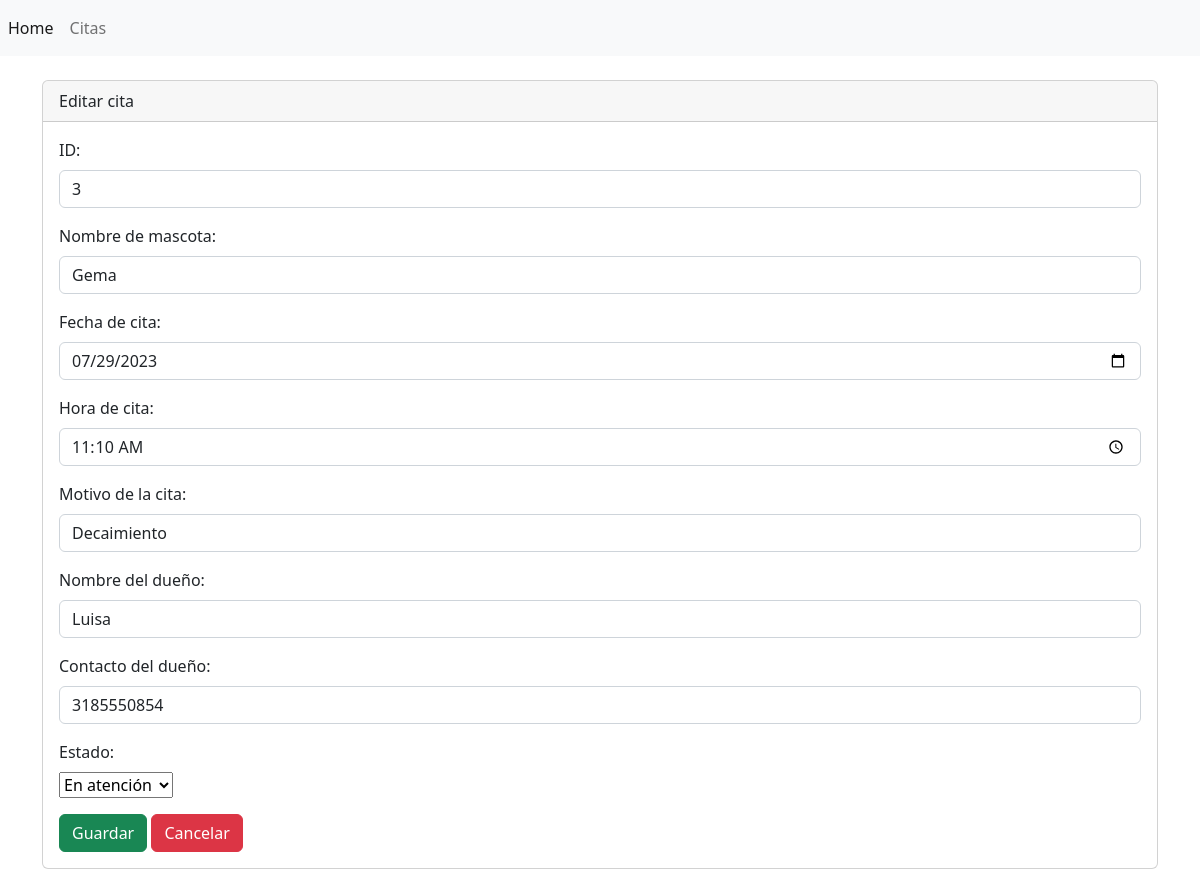
The page /backendVeterinaria/view/cita/edit.php?id=3 on the database its author committed.
### tables this page shows
CREATE TABLE `cita` (
  `id` int(11) NOT NULL,
  `nombreMascota` varchar(100) NOT NULL,
  `fecha` date NOT NULL,
  `hora` varchar(10) NOT NULL,
  `motivo` varchar(500) NOT NULL,
  `nombreDuenio` varchar(50) NOT NULL,
  `numeroDuenio` varchar(11) NOT NULL,
  `estado` varchar(50) NOT NULL DEFAULT 'Asignada'
);

### backendVeterinaria/config/DB.php (called while the page is built)
<?php
    class DB
    {
        private $host;
        private $dbname;
        private $user;
        private $password;
        public function __construct( $host, $dbname, $user, $password )
        {
            $this->host = $host;
            $this->dbname = $dbname;
            $this->user = $user;
            $this->password = $password;
        }
        public function connect( )
        {
            try {
                $conexion = new PDO( "mysql:host=" . $this->host . ";dbname=" . $this->dbname,
                                     $this->user,
                                     $this->password );
                return $conexion;
            }
            catch( PDOException $e ) {
                return $e->getMessage( );
            }
        }
    }
?>

### backendVeterinaria/controller/CitaController.php (called while the page is built, shortened)
<?php
    class CitaController {
        private $model;
        public function __construct() {
            require_once("../../model/CitaModel.php");
            $this->model = new CitaModel();
        }
        public function show( $id )
        {
            $registro = $this->model->show( $id );
            return ( $registro != false ) ?  $registro : header( "Location:index.php" );
        }
    }
?>

### backendVeterinaria/model/CitaModel.php (called while the page is built, shortened)
<?php
class CitaModel {
    private $pdo;
    public function __construct() {
        require_once("../../config/DB.php");
        $conexion = new DB("localhost", "veterinaria", "root", "");
        $this->pdo = $conexion->connect();
    }
    public function show($id ) {
        $statement = $this->pdo->prepare( "SELECT * FROM cita WHERE id = :id" );
        $statement->bindParam( ":id", $id );
        return ( $statement->execute( ) ) ? $statement->fetch( ) : false;
    }
}
?>

### backendVeterinaria/view/cita/edit.php (the view, shortened to what this page needs)
<?php
    include( "../templates/header.php" );
    $id = $_GET[ 'id' ];
    require_once( "../../controller/CitaController.php" );
    $controlador = new CitaController( );
    $registro = $controlador->show( $id );
?>
<div class="card">
    <div class="card-header">
        Editar cita
    </div>
    <div class="card-body">
        <form action="update.php" method="POST">
            <div class="mb-3">
                <label for="" class="form-label">ID:</label>
                <input type="text" value="<?php echo $registro['id']; ?>" readonly
                    class="form-control" name="txtId" id="txtId" aria-describedby="helpId" placeholder="">
            </div>
            <div class="mb-3">
                <label for="txtNombreMascota" class="form-label">Nombre de mascota:</label>
                <input type="text" value="<?php echo $registro['nombreMascota']; ?>"
                    class="form-control" name="txtNombreMascota" id="txtNombreMascota" aria-describedby="helpId" placeholder="">
            </div>
            <div class="mb-3">
              <label for="txtFecha" class="form-label">Fecha de cita:</label>
              <input type="date" value="<?php echo $registro['fecha']; ?>"
                class="form-control" name="txtFecha" id="txtFecha" aria-describedby="helpId" placeholder="">
            </div>
            <div class="mb-3">
              <label for="txtHora" class="form-label">Hora de cita:</label>
              <input type="time" value="<?php echo $registro['hora']; ?>"
                class="form-control" name="txtHora" id="txtHora" aria-describedby="helpId" placeholder="">
            </div>
            <div class="mb-3">
              <label for="txtMotivo" class="form-label">Motivo de la cita:</label>
              <input type="text" value="<?php echo $registro['motivo']; ?>"
                class="form-control" name="txtMotivo" id="txtMotivo" aria-describedby="helpId" placeholder="">
            </div>
            <div class="mb-3">
              <label for="txtNombreDuenio" class="form-label">Nombre del dueño:</label>
              <input type="text" value="<?php echo $registro['nombreDuenio']; ?>"
                class="form-control" name="txtNombreDuenio" id="txtNombreDuenio" aria-describedby="helpId" placeholder="">
            </div>
            <div class="mb-3">
              <label for="txtNumeroDuenio" class="form-label">Contacto del dueño:</label>
              <input type="tel" value="<?php echo $registro['numeroDuenio']; ?>"
                class="form-control" name="txtNumeroDuenio" id="txtNumeroDuenio" aria-describedby="helpId" placeholder="">
            </div>
            <div class="mb-3">
              <label for="" class="form-label">Estado:</label>
              <select name="txtEstado" id="txtEstado">
                <option value="En atención" <?php if($registro['estado'] === 'En atención') echo 'selected'; ?>>En atención</option>
              </select>
            </div>
            <button type="submit" class="btn btn-success">Guardar</button>
            <a href="index.php" class="btn btn-danger">Cancelar</a>
        </form>
    </div>
</div>
<?php
    include( "../templates/footer.php" );
?>

### rows shown on the page
cita: txtId "3", txtNombreMascota "Gema", txtFecha "07/29/2023", txtHora "11:10", txtMotivo "Decaimiento", txtNombreDuenio "Luisa", txtNumeroDuenio "3185550854", txtEstado "En atención"
